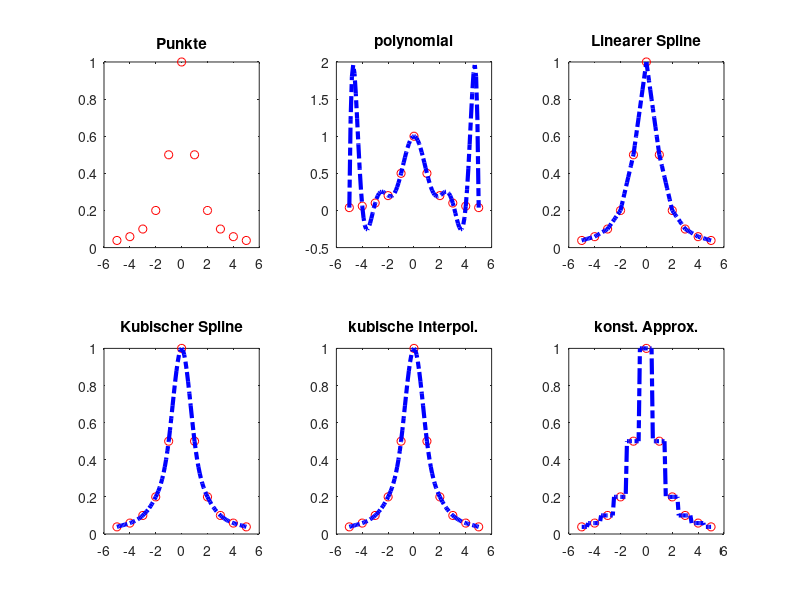

Recreate this plot in MATLAB.
%--------------------------------------
%   data_fitting.m
%
%  Beispiel fuer die Routine interp1
%  Gerd Rapin   6.1.2004
%---------------------------------------
x=linspace(-5,5,11);
y=1./(1+x.*x);
% Plotten der Interpolationspunkte
subplot(2,3,1),
plot(x,y,'ro'), title('Punkte');
% Standardinterpolation
z=-5:0.1:5;
y1=polyval(polyfit(x,y,length(x)-1),z);
subplot(2,3,2), plot(x,y,'ro',z,y1,'b-.','Linewidth',3), title('polynomial');
% linearer Spline
y2=interp1(x,y,z,'linear');
subplot(2,3,3), plot(x,y,'ro',z,y2,'b-.','Linewidth',3), title('Linearer Spline');
%
% Kubischer Spline
y3=interp1(x,y,z,'spline');
subplot(2,3,4), plot(x,y,'ro',z,y3,'b-.','Linewidth',3), title('Kubischer Spline');
% kubische Interpolation
y4=interp1(x,y,z,'cubic');
subplot(2,3,5), plot(x,y,'ro',z,y3,'b-.','Linewidth',3), title('kubische Interpol.');
% konst. Approx.
y5=interp1(x,y,z,'nearest');
subplot(2,3,6), plot(x,y,'ro',z,y5,'b-.','Linewidth',3), title('konst. Approx.');
